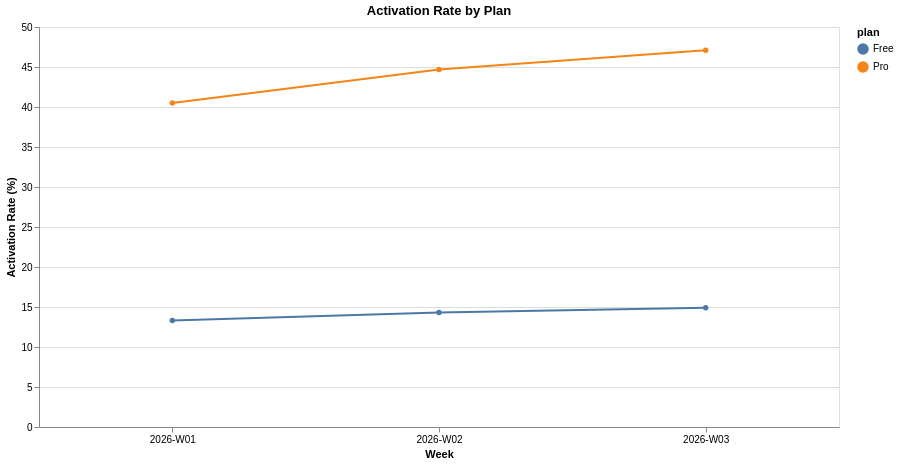

Source (Vega-Lite JSON):
### Vega-Lite specification from a JSON file in a GitHub repository (floating-point values rounded to 4 significant figures)
{"config": {"view": {"continuousWidth": 300, "continuousHeight": 300, "stroke": "#d9e2ec"}}, "data": {"name": "data-d8c269a0a8c3072c45633608d1be8669"}, "mark": {"type": "line", "point": true}, "encoding": {"color": {"field": "plan", "type": "nominal"}, "opacity": {"condition": {"param": "param_029f6f27ab98f4cc", "value": 1}, "value": 0.2}, "tooltip": [{"field": "week", "type": "nominal"}, {"field": "activation_rate", "type": "quantitative"}, {"field": "plan", "type": "nominal"}], "x": {"axis": {"labelAngle": 0}, "field": "week", "title": "Week", "type": "nominal"}, "y": {"field": "activation_rate", "title": "Activation Rate (%)", "type": "quantitative"}}, "height": 400, "params": [{"name": "param_029f6f27ab98f4cc", "select": {"type": "point", "fields": ["plan"]}, "bind": "legend"}], "title": "Activation Rate by Plan", "width": 800, "$schema": "https://vega.github.io/schema/vega-lite/v6.4.1.json", "datasets": {"data-d8c269a0a8c3072c45633608d1be8669": [{"week": "2026-W01", "plan": "Free", "activation_rate": 13.3}, {"week": "2026-W03", "plan": "Free", "activation_rate": 14.9}, {"week": "2026-W02", "plan": "Pro", "activation_rate": 44.7}, {"week": "2026-W02", "plan": "Free", "activation_rate": 14.3}, {"week": "2026-W01", "plan": "Pro", "activation_rate": 40.5}, {"week": "2026-W03", "plan": "Pro", "activation_rate": 47.1}]}}
